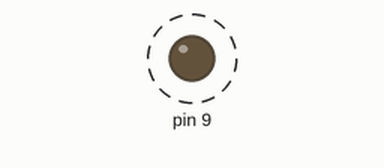
Recording of a sketch running on a simulated Arduino Uno, built with avr-gcc and run on an emulated ATmega328P. Parts: output pins drawn as LEDs (lit = HIGH). Dashed ring = blinking.

Above: at 0.5 s.
Timing chart, 0 to 4.8 s (numbered marks = the images above):
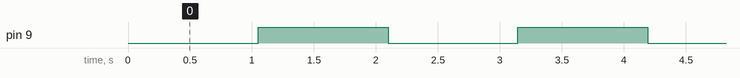

The sketch:

timer_OutputCapture_v1.ino
```cpp
void setup() {
  TCCR1A = 0;
  TCCR1B = 0;
  TCCR1B |= (1 <<CS12);
  TIMSK1 |= (1 << TOIE1);
  DDRB |= (1<<1);

}

void loop() {
  // put your main code here, to run repeatedly:

}

ISR(TIMER1_OVF_vect) {

  PORTB ^= (1<<1);

}
```

Measured:
- by itself, pin 9: alternates HIGH for 1.0 s and LOW for 1.0 s
